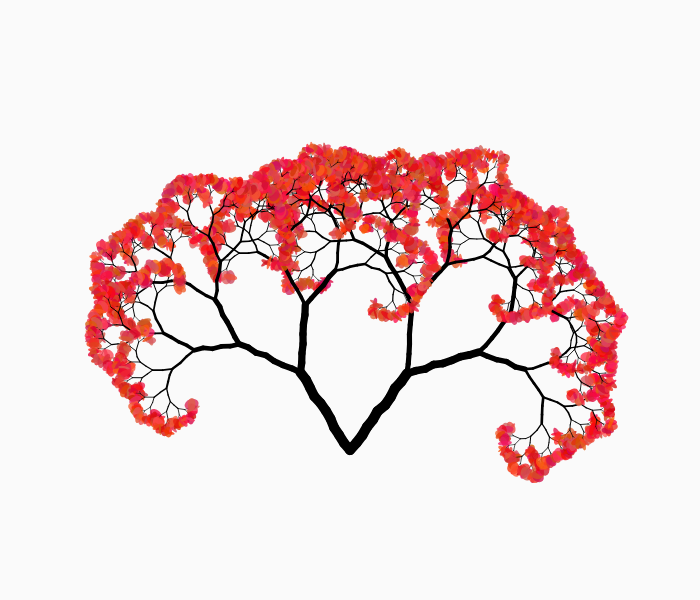
Frame 1 (no input)
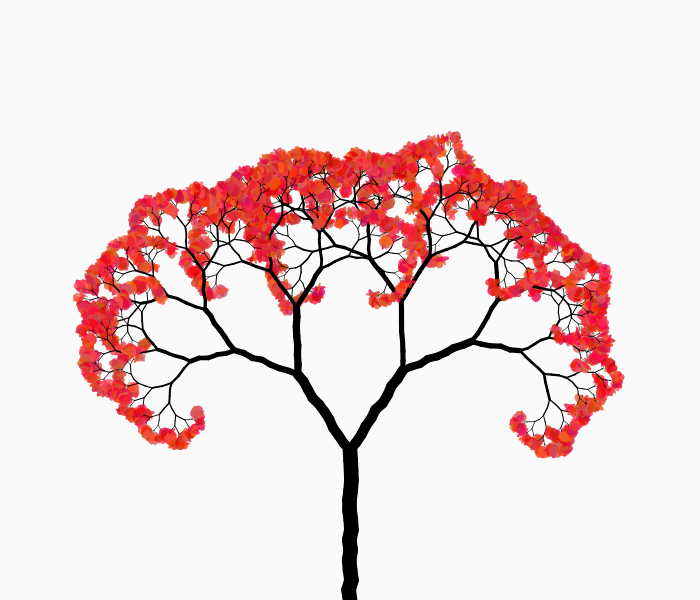
Frame 60 (no input)
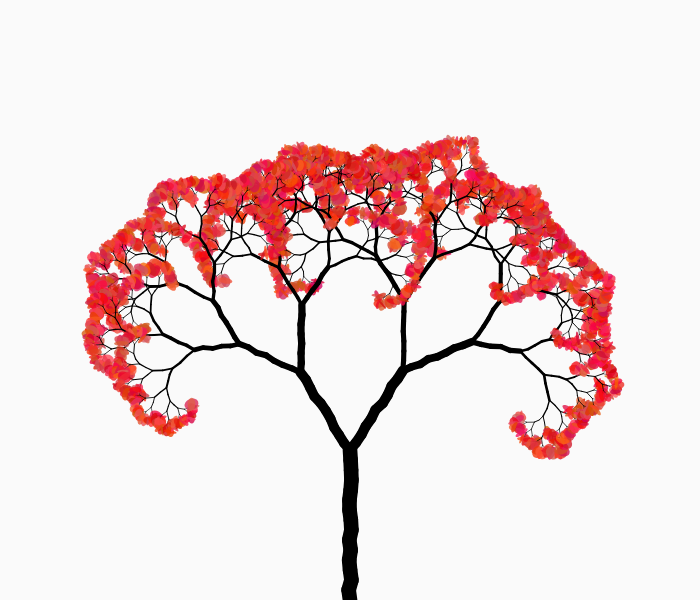
Frame 120 (the mouse pressed at the canvas centre since frame 60)

The p5.js sketch that drew these frames (run headless with seeded random() and noise() and a simulated clock; from frame 60 on, the mouse is pressed at the canvas centre):

// p5.js sketch
// ── sketch.js
let seed, angle = 45;
let lenScale = .6;

function setup() {
  createCanvas(700, 600);
  seed = random(10000);
  noStroke();
}

function draw() {
  background(250);
  randomSeed(seed);
  translate(width / 2, height);
  branch(150);
}

function branch(len) {
  angle = random(20, 45);
  lenScale = random(.6, .8);
  if (len > 3) {
//    stroke(0, 180);

    oline(0, 0, 0, -len, map(len, 1, 110, .1, random(8, 12)));
    stroke(0);
    translate(0, -len);

    push();
    angle = map(noise(frameCount / 100), 0, 1, 30, 40);
    rotate(radians(angle));
    branch(len * lenScale);
    pop();

    push();
    angle = map(noise(20 + frameCount / 130), 0, 1, 30, 40);
    rotate(radians(-angle));
    branch(len * lenScale);
    pop();

  } else {
    noStroke();
    fill(random(200, 255), random(100), random(100), 200);
    ellipse(0, 0, random(len, 4*len), 5 * len);
  }

}

function oline(x1, y1, x2, y2, weight) {
  strokeCap(ROUND);
  strokeWeight(weight);
  var twi = 1 + (weight/24.0);
  var xd = x2 - x1, yd = y2 - y1;
  var dist = sqrt(xd * xd + yd * yd);
  var sects = ceil(dist / 10.0);
  var tw2 = new Array(sects + 1).fill(0.0);
  for (var i = 0; i < sects; i++) {
    var tw = random(-twi, twi);
    var tx1 = x1 + ((xd / sects) * (i)) + tw2[i];
    var tx2 = x1 + ((xd / sects) * (i + 1)) + tw;
    var ty1 = y1 + ((yd / sects) * (i));
    var ty2 = y1 + ((yd / sects) * (i + 1));
    if (i == sects - 1) {
      tx2 = x2;
      ty2 = y2;
    }
    line(tx1, ty1, tx2, ty2);
    tw2[i + 1] = tw;
  }
}
